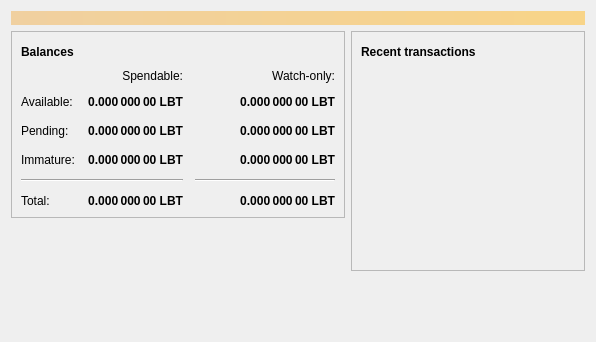
<?xml version="1.0" encoding="UTF-8"?>
<ui version="4.0">
 <class>OverviewPage</class>
 <widget class="QWidget" name="OverviewPage">
  <property name="geometry">
   <rect>
    <x>0</x>
    <y>0</y>
    <width>596</width>
    <height>342</height>
   </rect>
  </property>
  <property name="windowTitle">
   <string>Form</string>
  </property>
  <layout class="QVBoxLayout" name="topLayout">
   <item>
    <widget class="QLabel" name="labelAlerts">
     <property name="visible">
      <bool>false</bool>
     </property>
     <property name="styleSheet">
      <string notr="true">background-color: qlineargradient(x1: 0, y1: 0, x2: 1, y2: 0, stop:0 #F0D0A0, stop:1 #F8D488); color:#000000;</string>
     </property>
     <property name="wordWrap">
      <bool>true</bool>
     </property>
     <property name="margin">
      <number>3</number>
     </property>
    </widget>
   </item>
   <item>
    <layout class="QHBoxLayout" name="horizontalLayout" stretch="1,1">
     <item>
      <layout class="QVBoxLayout" name="verticalLayout_2">
       <item>
        <widget class="QFrame" name="frame">
         <property name="frameShape">
          <enum>QFrame::StyledPanel</enum>
         </property>
         <property name="frameShadow">
          <enum>QFrame::Raised</enum>
         </property>
         <layout class="QVBoxLayout" name="verticalLayout_4">
          <item>
           <layout class="QHBoxLayout" name="horizontalLayout_4">
            <item>
             <widget class="QLabel" name="label_5">
              <property name="font">
               <font>
                <weight>75</weight>
                <bold>true</bold>
               </font>
              </property>
              <property name="text">
               <string>Balances</string>
              </property>
             </widget>
            </item>
            <item>
             <widget class="QPushButton" name="labelWalletStatus">
              <property name="enabled">
               <bool>false</bool>
              </property>
              <property name="maximumSize">
               <size>
                <width>30</width>
                <height>16777215</height>
               </size>
              </property>
              <property name="toolTip">
               <string>The displayed information may be out of date. Your wallet automatically synchronizes with the Lovebit network after a connection is established, but this process has not completed yet.</string>
              </property>
              <property name="text">
               <string/>
              </property>
              <property name="icon">
               <iconset resource="../lovebit.qrc">
                <normaloff>:/icons/warning</normaloff>
                <disabledoff>:/icons/warning</disabledoff>:/icons/warning</iconset>
              </property>
              <property name="iconSize">
               <size>
                <width>24</width>
                <height>24</height>
               </size>
              </property>
              <property name="flat">
               <bool>true</bool>
              </property>
             </widget>
            </item>
            <item>
             <spacer name="horizontalSpacer_3">
              <property name="orientation">
               <enum>Qt::Horizontal</enum>
              </property>
              <property name="sizeHint" stdset="0">
               <size>
                <width>40</width>
                <height>20</height>
               </size>
              </property>
             </spacer>
            </item>
           </layout>
          </item>
          <item>
           <layout class="QGridLayout" name="gridLayout">
            <property name="spacing">
             <number>12</number>
            </property>
            <item row="2" column="2">
             <widget class="QLabel" name="labelWatchPending">
              <property name="font">
               <font>
                <weight>75</weight>
                <bold>true</bold>
               </font>
              </property>
              <property name="cursor">
               <cursorShape>IBeamCursor</cursorShape>
              </property>
              <property name="toolTip">
               <string>Unconfirmed transactions to watch-only addresses</string>
              </property>
              <property name="text">
               <string notr="true">0.000 000 00 LBT</string>
              </property>
              <property name="alignment">
               <set>Qt::AlignRight|Qt::AlignTrailing|Qt::AlignVCenter</set>
              </property>
              <property name="textInteractionFlags">
               <set>Qt::LinksAccessibleByMouse|Qt::TextSelectableByKeyboard|Qt::TextSelectableByMouse</set>
              </property>
             </widget>
            </item>
            <item row="2" column="1">
             <widget class="QLabel" name="labelUnconfirmed">
              <property name="font">
               <font>
                <weight>75</weight>
                <bold>true</bold>
               </font>
              </property>
              <property name="cursor">
               <cursorShape>IBeamCursor</cursorShape>
              </property>
              <property name="toolTip">
               <string>Total of transactions that have yet to be confirmed, and do not yet count toward the spendable balance</string>
              </property>
              <property name="text">
               <string notr="true">0.000 000 00 LBT</string>
              </property>
              <property name="alignment">
               <set>Qt::AlignRight|Qt::AlignTrailing|Qt::AlignVCenter</set>
              </property>
              <property name="textInteractionFlags">
               <set>Qt::LinksAccessibleByMouse|Qt::TextSelectableByKeyboard|Qt::TextSelectableByMouse</set>
              </property>
             </widget>
            </item>
            <item row="3" column="2">
             <widget class="QLabel" name="labelWatchImmature">
              <property name="font">
               <font>
                <weight>75</weight>
                <bold>true</bold>
               </font>
              </property>
              <property name="cursor">
               <cursorShape>IBeamCursor</cursorShape>
              </property>
              <property name="toolTip">
               <string>Mined balance in watch-only addresses that has not yet matured</string>
              </property>
              <property name="text">
               <string notr="true">0.000 000 00 LBT</string>
              </property>
              <property name="alignment">
               <set>Qt::AlignRight|Qt::AlignTrailing|Qt::AlignVCenter</set>
              </property>
              <property name="textInteractionFlags">
               <set>Qt::LinksAccessibleByMouse|Qt::TextSelectableByKeyboard|Qt::TextSelectableByMouse</set>
              </property>
             </widget>
            </item>
            <item row="4" column="0" colspan="2">
             <widget class="Line" name="line">
              <property name="orientation">
               <enum>Qt::Horizontal</enum>
              </property>
             </widget>
            </item>
            <item row="4" column="2">
             <widget class="Line" name="lineWatchBalance">
              <property name="sizePolicy">
               <sizepolicy hsizetype="Preferred" vsizetype="Fixed">
                <horstretch>0</horstretch>
                <verstretch>0</verstretch>
               </sizepolicy>
              </property>
              <property name="minimumSize">
               <size>
                <width>140</width>
                <height>0</height>
               </size>
              </property>
              <property name="orientation">
               <enum>Qt::Horizontal</enum>
              </property>
             </widget>
            </item>
            <item row="5" column="0">
             <widget class="QLabel" name="labelTotalText">
              <property name="text">
               <string>Total:</string>
              </property>
             </widget>
            </item>
            <item row="3" column="1">
             <widget class="QLabel" name="labelImmature">
              <property name="font">
               <font>
                <weight>75</weight>
                <bold>true</bold>
               </font>
              </property>
              <property name="cursor">
               <cursorShape>IBeamCursor</cursorShape>
              </property>
              <property name="toolTip">
               <string>Mined balance that has not yet matured</string>
              </property>
              <property name="text">
               <string notr="true">0.000 000 00 LBT</string>
              </property>
              <property name="alignment">
               <set>Qt::AlignRight|Qt::AlignTrailing|Qt::AlignVCenter</set>
              </property>
              <property name="textInteractionFlags">
               <set>Qt::LinksAccessibleByMouse|Qt::TextSelectableByKeyboard|Qt::TextSelectableByMouse</set>
              </property>
             </widget>
            </item>
            <item row="2" column="3">
             <spacer name="horizontalSpacer_2">
              <property name="orientation">
               <enum>Qt::Horizontal</enum>
              </property>
              <property name="sizeHint" stdset="0">
               <size>
                <width>40</width>
                <height>20</height>
               </size>
              </property>
             </spacer>
            </item>
            <item row="3" column="0">
             <widget class="QLabel" name="labelImmatureText">
              <property name="text">
               <string>Immature:</string>
              </property>
             </widget>
            </item>
            <item row="5" column="1">
             <widget class="QLabel" name="labelTotal">
              <property name="font">
               <font>
                <weight>75</weight>
                <bold>true</bold>
               </font>
              </property>
              <property name="cursor">
               <cursorShape>IBeamCursor</cursorShape>
              </property>
              <property name="toolTip">
               <string>Your current total balance</string>
              </property>
              <property name="text">
               <string notr="true">0.000 000 00 LBT</string>
              </property>
              <property name="alignment">
               <set>Qt::AlignRight|Qt::AlignTrailing|Qt::AlignVCenter</set>
              </property>
              <property name="textInteractionFlags">
               <set>Qt::LinksAccessibleByMouse|Qt::TextSelectableByKeyboard|Qt::TextSelectableByMouse</set>
              </property>
             </widget>
            </item>
            <item row="5" column="2">
             <widget class="QLabel" name="labelWatchTotal">
              <property name="font">
               <font>
                <weight>75</weight>
                <bold>true</bold>
               </font>
              </property>
              <property name="cursor">
               <cursorShape>IBeamCursor</cursorShape>
              </property>
              <property name="toolTip">
               <string>Current total balance in watch-only addresses</string>
              </property>
              <property name="text">
               <string notr="true">0.000 000 00 LBT</string>
              </property>
              <property name="alignment">
               <set>Qt::AlignRight|Qt::AlignTrailing|Qt::AlignVCenter</set>
              </property>
              <property name="textInteractionFlags">
               <set>Qt::LinksAccessibleByMouse|Qt::TextSelectableByKeyboard|Qt::TextSelectableByMouse</set>
              </property>
             </widget>
            </item>
            <item row="0" column="2">
             <widget class="QLabel" name="labelWatchonly">
              <property name="text">
               <string>Watch-only:</string>
              </property>
              <property name="alignment">
               <set>Qt::AlignRight|Qt::AlignTrailing|Qt::AlignVCenter</set>
              </property>
             </widget>
            </item>
            <item row="1" column="0">
             <widget class="QLabel" name="labelBalanceText">
              <property name="text">
               <string>Available:</string>
              </property>
             </widget>
            </item>
            <item row="1" column="1">
             <widget class="QLabel" name="labelBalance">
              <property name="font">
               <font>
                <weight>75</weight>
                <bold>true</bold>
               </font>
              </property>
              <property name="cursor">
               <cursorShape>IBeamCursor</cursorShape>
              </property>
              <property name="toolTip">
               <string>Your current spendable balance</string>
              </property>
              <property name="text">
               <string notr="true">0.000 000 00 LBT</string>
              </property>
              <property name="alignment">
               <set>Qt::AlignRight|Qt::AlignTrailing|Qt::AlignVCenter</set>
              </property>
              <property name="textInteractionFlags">
               <set>Qt::LinksAccessibleByMouse|Qt::TextSelectableByKeyboard|Qt::TextSelectableByMouse</set>
              </property>
             </widget>
            </item>
            <item row="1" column="2">
             <widget class="QLabel" name="labelWatchAvailable">
              <property name="font">
               <font>
                <weight>75</weight>
                <bold>true</bold>
               </font>
              </property>
              <property name="cursor">
               <cursorShape>IBeamCursor</cursorShape>
              </property>
              <property name="toolTip">
               <string>Your current balance in watch-only addresses</string>
              </property>
              <property name="text">
               <string notr="true">0.000 000 00 LBT</string>
              </property>
              <property name="alignment">
               <set>Qt::AlignRight|Qt::AlignTrailing|Qt::AlignVCenter</set>
              </property>
              <property name="textInteractionFlags">
               <set>Qt::LinksAccessibleByMouse|Qt::TextSelectableByKeyboard|Qt::TextSelectableByMouse</set>
              </property>
             </widget>
            </item>
            <item row="2" column="0">
             <widget class="QLabel" name="labelPendingText">
              <property name="text">
               <string>Pending:</string>
              </property>
             </widget>
            </item>
            <item row="0" column="1">
             <widget class="QLabel" name="labelSpendable">
              <property name="text">
               <string>Spendable:</string>
              </property>
              <property name="alignment">
               <set>Qt::AlignRight|Qt::AlignTrailing|Qt::AlignVCenter</set>
              </property>
             </widget>
            </item>
           </layout>
          </item>
         </layout>
        </widget>
       </item>
       <item>
        <spacer name="verticalSpacer">
         <property name="orientation">
          <enum>Qt::Vertical</enum>
         </property>
         <property name="sizeHint" stdset="0">
          <size>
           <width>20</width>
           <height>40</height>
          </size>
         </property>
        </spacer>
       </item>
      </layout>
     </item>
     <item>
      <layout class="QVBoxLayout" name="verticalLayout_3">
       <item>
        <widget class="QFrame" name="frame_2">
         <property name="frameShape">
          <enum>QFrame::StyledPanel</enum>
         </property>
         <property name="frameShadow">
          <enum>QFrame::Raised</enum>
         </property>
         <layout class="QVBoxLayout" name="verticalLayout">
          <item>
           <layout class="QHBoxLayout" name="horizontalLayout_2">
            <item>
             <widget class="QLabel" name="label_4">
              <property name="font">
               <font>
                <weight>75</weight>
                <bold>true</bold>
               </font>
              </property>
              <property name="text">
               <string>Recent transactions</string>
              </property>
             </widget>
            </item>
            <item>
             <widget class="QPushButton" name="labelTransactionsStatus">
              <property name="enabled">
               <bool>false</bool>
              </property>
              <property name="maximumSize">
               <size>
                <width>30</width>
                <height>16777215</height>
               </size>
              </property>
              <property name="toolTip">
               <string>The displayed information may be out of date. Your wallet automatically synchronizes with the Lovebit network after a connection is established, but this process has not completed yet.</string>
              </property>
              <property name="text">
               <string/>
              </property>
              <property name="icon">
               <iconset resource="../lovebit.qrc">
                <normaloff>:/icons/warning</normaloff>
                <disabledoff>:/icons/warning</disabledoff>:/icons/warning</iconset>
              </property>
              <property name="iconSize">
               <size>
                <width>24</width>
                <height>24</height>
               </size>
              </property>
              <property name="flat">
               <bool>true</bool>
              </property>
             </widget>
            </item>
            <item>
             <spacer name="horizontalSpacer">
              <property name="orientation">
               <enum>Qt::Horizontal</enum>
              </property>
              <property name="sizeHint" stdset="0">
               <size>
                <width>40</width>
                <height>20</height>
               </size>
              </property>
             </spacer>
            </item>
           </layout>
          </item>
          <item>
           <widget class="QListView" name="listTransactions">
            <property name="styleSheet">
             <string notr="true">QListView { background: transparent; }</string>
            </property>
            <property name="frameShape">
             <enum>QFrame::NoFrame</enum>
            </property>
            <property name="verticalScrollBarPolicy">
             <enum>Qt::ScrollBarAlwaysOff</enum>
            </property>
            <property name="horizontalScrollBarPolicy">
             <enum>Qt::ScrollBarAlwaysOff</enum>
            </property>
            <property name="selectionMode">
             <enum>QAbstractItemView::NoSelection</enum>
            </property>
           </widget>
          </item>
         </layout>
        </widget>
       </item>
       <item>
        <spacer name="verticalSpacer_2">
         <property name="orientation">
          <enum>Qt::Vertical</enum>
         </property>
         <property name="sizeHint" stdset="0">
          <size>
           <width>20</width>
           <height>40</height>
          </size>
         </property>
        </spacer>
       </item>
      </layout>
     </item>
    </layout>
   </item>
  </layout>
 </widget>
 <resources/>
 <connections/>
</ui>
